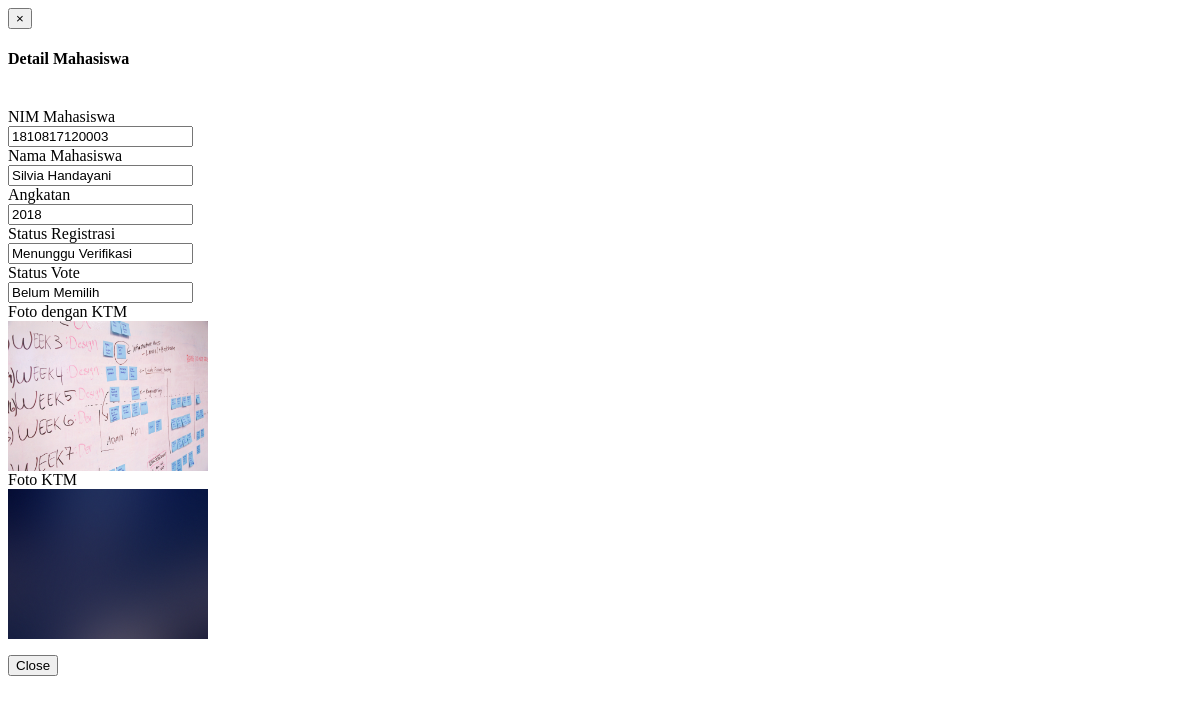
Screenshot of /admin/userview.php?code=1810817120003 with the database file from the repository.
### tables this page shows
CREATE TABLE `user` (
  `nim_user` varchar(15) NOT NULL,
  `nama_user` varchar(50) NOT NULL,
  `angkatan` int(11) NOT NULL,
  `password` varchar(20) NOT NULL,
  `foto_user` varchar(250) NOT NULL,
  `foto_ktm` varchar(250) NOT NULL,
  `status_registrasi` varchar(20) NOT NULL,
  `status_vote` varchar(20) NOT NULL
);

### admin/userview.php (the view, shortened to what this page needs)
	<link rel="stylesheet" href="css/printing.css">
<?php
include('includes/config.php');
if($_GET) {
	$Kode = $_GET['code'];
	$mySql ="SELECT * FROM user WHERE nim_user ='$Kode'";
	$myQry = mysqli_query($koneksidb, $mySql);
	$result = mysqli_fetch_array($myQry);
}
else {
	echo "NIM Mahasiswa Tidak Terbaca";
	exit;
}
?>
<html>
<head>
</head>
<body>
<div id="section-to-print">
<div class="modal-header">
	<button type="button" class="close" data-dismiss="modal"><span aria-hidden="true">×</span></button>
	<h4 class="modal-title" id="myModalLabel">Detail Mahasiswa</h4>
</div>
<div><br/></div>
<form id="theform" data-parsley-validate class="form-horizontal form-label-left" action="<?php $_SERVER['PHP_SELF']; ?>" method="post" enctype="multipart/form-data">
	<div class="form-group">
		<label class="control-label col-md-3 col-sm-3 col-xs-12" for="nama">NIM Mahasiswa</label>
			<div class="col-md-6 col-sm-6 col-xs-12">
				<input type="text" id="nis" required="required" class="form-control col-md-7 col-xs-12" name="nama" data-parsley-error-message="Field ini harus diisi" value="<?php echo $result['nim_user'];?>" readonly>
			</div>
	</div><div class="form-group">
		<label class="control-label col-md-3 col-sm-3 col-xs-12" for="nama">Nama Mahasiswa</label>
			<div class="col-md-6 col-sm-6 col-xs-12">
				<input type="text" id="nis" required="required" class="form-control col-md-7 col-xs-12" name="nama" data-parsley-error-message="Field ini harus diisi" value="<?php echo $result['nama_user'];?>" readonly>
			</div>
	</div>
	<div class="form-group">
		<label class="control-label col-md-3 col-sm-3 col-xs-12" for="nama">Angkatan</label>
			<div class="col-md-6 col-sm-6 col-xs-12">
				<input type="text" id="nis" required="required" class="form-control col-md-7 col-xs-12" name="nama" data-parsley-error-message="Field ini harus diisi" value="<?php echo $result['angkatan'];?>" readonly>
			</div>
	</div>
	<div class="form-group">
		<label class="control-label col-md-3 col-sm-3 col-xs-12" for="nama">Status Registrasi</label>
			<div class="col-md-6 col-sm-6 col-xs-12">
				<input type="text" id="nis" required="required" class="form-control col-md-7 col-xs-12" name="nama" data-parsley-error-message="Field ini harus diisi" value="<?php echo $result['status_registrasi'];?>" readonly>
			</div>
	</div>
	<div class="form-group">
		<label class="control-label col-md-3 col-sm-3 col-xs-12" for="nama">Status Vote</label>
			<div class="col-md-6 col-sm-6 col-xs-12">
				<input type="text" id="nis" required="required" class="form-control col-md-7 col-xs-12" name="nama" data-parsley-error-message="Field ini harus diisi" value="<?php echo $result['status_vote'];?>" readonly>
			</div>
	</div>
	<div class="form-group">
		<label class="control-label col-md-3 col-sm-3 col-xs-12" for="nama">Foto dengan KTM</label>
			<div class="col-md-6 col-sm-6 col-xs-12">
				<img src="../images/<?php echo htmlentities($result['foto_user']);?>" width="200" height="150">
			</div>
	</div>
	<div class="form-group">
		<label class="control-label col-md-3 col-sm-3 col-xs-12" for="nama">Foto KTM</label>
			<div class="col-md-6 col-sm-6 col-xs-12">
				<img src="../images/<?php echo htmlentities($result['foto_ktm']);?>" width="200" height="150">
			</div>
	</div>
	</form>
	<div class="modal-footer">
	<button type="button" class="btn btn-default" data-dismiss="modal">Close</button>
	</div>
</div>
</body>
</html>

### rows the page displays
user: nama "1810817120003", nama "Silvia Handayani", nama "2018", nama "Menunggu Verifikasi", nama "Belum Memilih", foto_user (picture), foto_ktm (picture)
